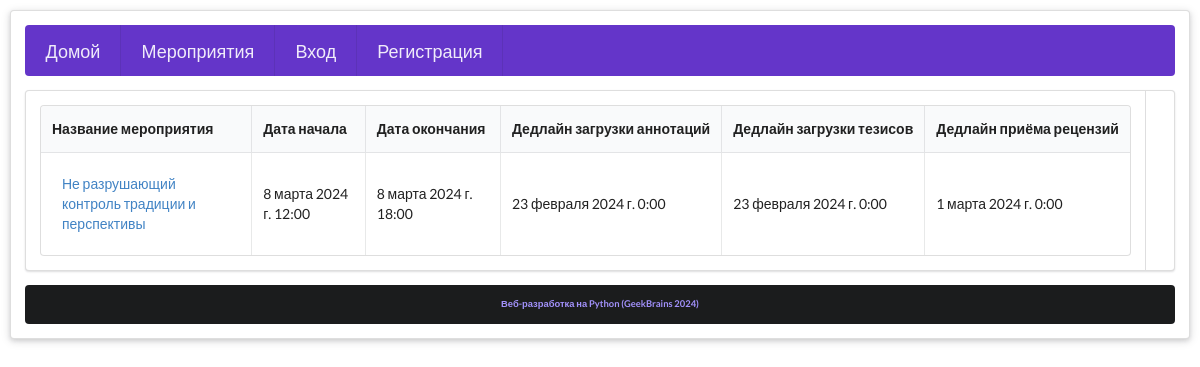
/conferences, run on the app's committed database.
### main/models.py (models this page shows)
class Conference(models.Model):
    name = models.TextField(null=False, primary_key=True)
    start_date = models.DateTimeField(null=False)
    end_date = models.DateTimeField(null=False)
    abstract_submission_deadline = models.DateTimeField(null=False)
    paper_submission_deadline = models.DateTimeField(null=False)
    review_deadline = models.DateTimeField(null=False)

### main/views.py (the view)
# urls.py: path('conferences',views.conferences, name="conferences"),
def conferences(request):
    islogged_in = check_login(request)
    is_admin_logged_in = check_admin_login(request)
    confs = models.Conference.objects.all()
    hashed_user_type = hash_string('chair')
    if request.COOKIES.get('user_type') == hashed_user_type:
        chair = models.Chair.objects.get(email=request.COOKIES.get(
            'email'), password=request.COOKIES.get('password'))
        is_accepted = chair.is_accepted
    else:
        is_accepted = False
    time_now = timezone.now()
    return render(request, "conferences.html", {"islogged_in": islogged_in, "confs": confs,
                                                "user_type": request.COOKIES.get('user_type'),
                                                "chair_hashed_user_type": hashed_user_type,
                                                "is_accepted": is_accepted,
                                                "is_admin_logged_in": is_admin_logged_in,
                                                "time_now": time_now
                                                })

### main/views.py (called while the page is built)
def check_login(request):
    if request.COOKIES.get('password'):
        return True
    else:
        return False

def check_admin_login(request):
    if request.COOKIES.get('password') == hash_string('admin') and request.COOKIES.get('user_type') == hash_string(
            'admin'):
        return True
    else:
        return False

def hash_string(string):
    return hashlib.sha224(string.encode('utf-8')).hexdigest()

### main/templates/conferences.html (shortened to what this page needs)
{%extends "upper_menu.html" %}
{% block head %}
    {% load static %}
    <link rel="stylesheet" href="{% static '/css/style_conferences.css' %}">
{% endblock %}
{% block content %}
    <div id="divConferenceMainContainer" class="ui horizontal segments">
        <div id="divConferenceListContainer" class="divChildHalfSpace ui segment">
            <table class="ui sortable celled table"  cellspacing="5">
                <tr>
                    <th>
                        Название мероприятия
                    </th>
                    <th>
                        Дата начала
                    </th>
                    <th>
                       Дата окончания
                    </th>
                    <th>
                       Дедлайн загрузки аннотаций
                    </th>
                    <th>
                       Дедлайн загрузки тезисов
                    </th>
                    <th>
                        Дедлайн приёма рецензий
                    </th>
                </tr>
                {% for conf in confs %}
                        <tr>
                            <td>
                                <a href="conference?conf_name={{ conf.name }}">{{ conf.name }}</a>
                            </td>
                            <td>
                                {{ conf.start_date }}
                            </td>
                            <td>
                                {{ conf.end_date }}
                            </td>
                            <td>
                                {{ conf.abstract_submission_deadline }}
                            </td>
                            <td>
                                {{ conf.paper_submission_deadline }}
                            </td>
                            <td>
                                {{ conf.review_deadline }}
                            </td>
                        </tr>
                {% endfor %}
            </table>
        </div>
        <div id="divConferenceAddContainer" class="divChildHalfSpace ui segment">
        </div>
    </div>
{% endblock %}

### main/templates/upper_menu.html (shortened to what this page needs)
<!DOCTYPE html>
<html lang="en">
<head>
    {% block head %}
    {% endblock %}
    {% load static %}
    <link rel="stylesheet" href="{% static '/css/style_general.css' %}">
    <link rel="stylesheet" href="{% static '/css/style_upper_menu.css' %}">
    <link rel="stylesheet" href="{% static '/css/semantic.css' %}">
</head>
<div class="ui raised segment"><body>
    <div id="menucotainer" class="ui inverted violet massive menu">
        <a  class="item" href="/">Домой</a>
        <a class="item" href="conferences">Мероприятия</a>
        {% if islogged_in == False %}
        <a class="item" href="login">Вход</a>
        {% endif %}
        {% if is_admin_logged_in %}
            <a class="item" href="chair_reviewer_application">Заявки</a>
            {%  elif user_type == "ba78a4b507e20f7d159503078770b0b1e3865e8ab6a9a85ab49a5486" %}
            <a class="item" href="author_papers">Ваши работы</a>
            {%  elif user_type == "4f0373fb264a3a25bc997596ab16e6de0dbfca018ebefca11e9f1492" %}
            <a class="item" href="reviewer_assignments">Рецензируемые работы</a>
            {% else %}
            <a class="item" href="sign_up" >Регистрация</a>
        {% endif %}
    </div>
{% block content %}
{% endblock %}
    <div class="ui inverted center aligned segment"> <h6 class="ui violet inverted header">Веб-разработка на Python (GeekBrains 2024)</h6></div>
</body>
</html>

### main/static/css/style_conferences.css (style rules this page uses)
#divConferenceMainContainer { display: flex; flex-direction: row; }
#divConferenceListContainer { flex-grow: 1; }
#divConferenceAddContainer { flex-grow: 1; }

### main/static/css/style_general.css (style rules this page uses)
table { margin: auto; background-color: #fadbd8; border-radius: 10px; }
th { text-align: left; padding:10px; }
td { padding: 10px; }
a { text-decoration: none; padding: 10px; background: #282ebf; border-radius: 10px; color: white; display:inline-block; }
.divChildHalfSpace { flex-basis: 50%; padding: 30px; }

### data on the page
Conference: name "Не разрушающий контроль традиции и перспективы", start_date "8 марта 2024 г. 12:00", end_date "8 марта 2024 г. 18:00", abstract_submission_deadline "23 февраля 2024 г. 0:00", paper_submission_deadline "23 февраля 2024 г. 0:00", review_deadline "1 марта 2024 г. 0:00"
